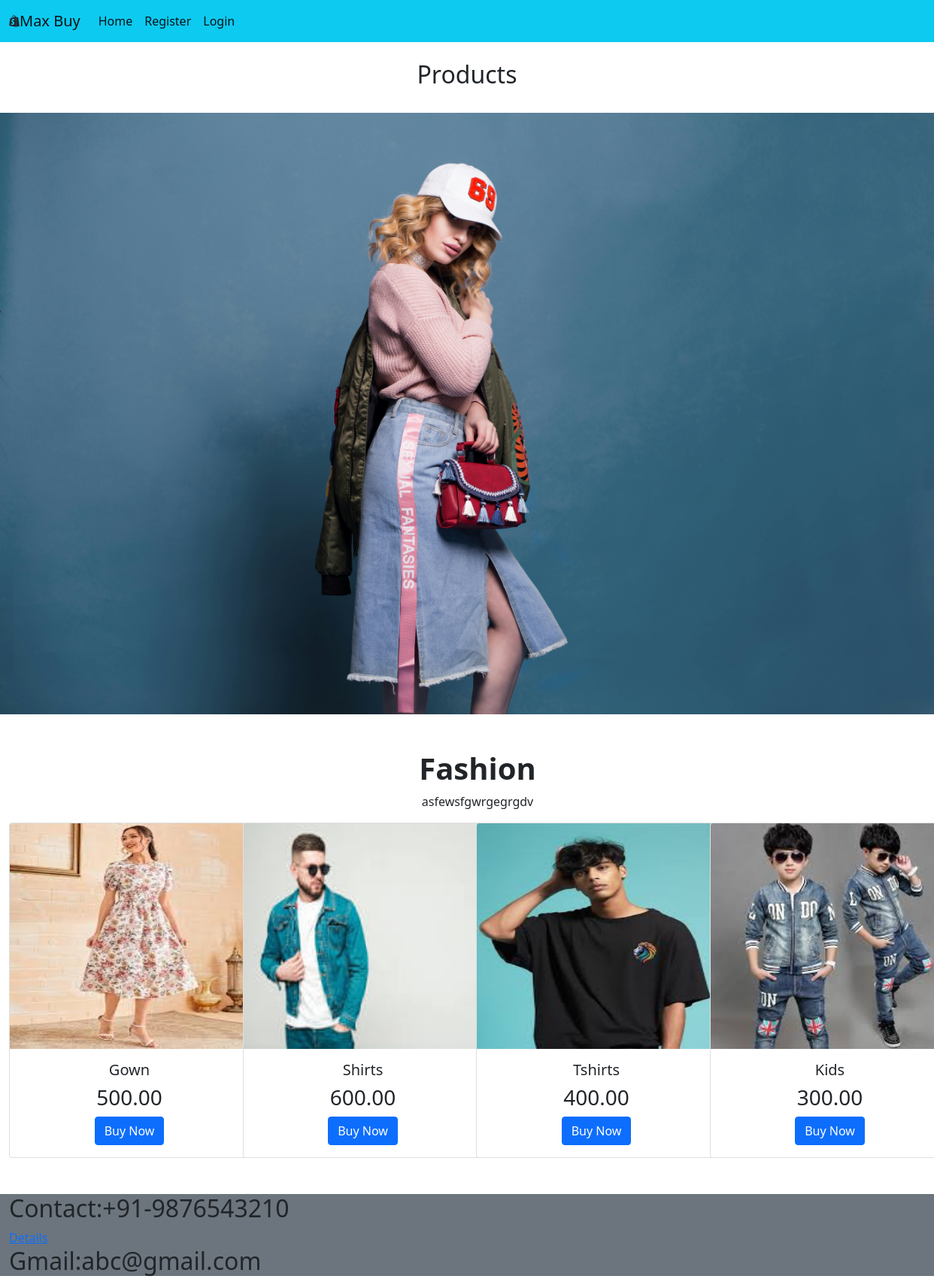
Page /product/1 on the committed database.
### shop/models.py (models this page shows, shortened)
class Category(models.Model):
    name=models.CharField(max_length=30)
    desc=models.TextField()
    image=models.ImageField(upload_to='media/images',blank=True,null=True)

class Product(models.Model):
    name = models.CharField(max_length=30)
    desc = models.TextField()
    image = models.ImageField(upload_to='media/images', blank=True, null=True)
    price=models.DecimalField(max_digits=10,decimal_places=2)
    stock=models.IntegerField()
    available=models.BooleanField(default=True)
    created=models.DateTimeField(auto_now_add=True)
    updated=models.DateTimeField(auto_now=True)
    category=models.ForeignKey(Category,on_delete=models.CASCADE)

### shop/views.py (the view)
# urls.py: path('product/<int:i>',views.product,name='product'),
def product(request,i):
    c = Category.objects.get(id=i)
    p = Product.objects.filter(category=c)
    return render(request,'product.html',{'c' : c, 'p' : p })

### templates/product.html
{% extends 'base.html' %}
{% load static %}
{% block content %}
<center>
<h2>Products</h2>
<br>
<div class="row">
    <img src="{{c.image.url}}" height="800px" width="100%">
</div>
<div class="container-fluid text-center">
    <div class="row mt-5 ms-3">
        <div class="col-md-12">
            <h1 class="text-center fw-bold">{{c.name}}</h1>
            <p style="">{{c.desc}}</p>
        </div>
    </div>
</div>
<div class="container-fluid">
    <div class="row">
        {% for i in p %}
        <div class="col-sm-3">
        <div class="card" style="width: 20rem;">
        <img src="{{i.image.url}}" style="height:300px;" class="card-img-top" alt="...">
            <div class="card-body">
                <h5 class="card-title">{{i.name}}</h5>
                <h3 class="card-text">{{i.price}}</h3>
                <a href="{% url 'shop:product_details' i.id %}" class="btn btn-primary">Buy Now</a>
            </div>
        </div>
        </div>
    {% endfor %}
    </div>
</div>
    </center>
{% endblock %}

### templates/base.html (shortened to what this page needs)
<!DOCTYPE html>
{% load static %}
<html lang="en">
<head>
    <link href="https://cdn.jsdelivr.net/npm/bootstrap@5.0.2/dist/css/bootstrap.min.css" rel="stylesheet">
    <link rel="stylesheet" href="https://cdnjs.cloudflare.com/ajax/libs/font-awesome/6.5.2/css/all.min.css" />
</head>
<body>
<nav class="navbar navbar-expand-lg navbar-light bg-info">
  <div class="container-fluid">
    <i class="fa-brands fa-shopify"></i>
    <a class="navbar-brand" href="#">Max Buy</a>
    <div class="collapse navbar-collapse" id="navbarSupportedContent">
      <ul class="navbar-nav me-auto mb-2 mb-lg-0">
        <li class="nav-item">
          <a class="nav-link active" aria-current="page" href="{% url 'shop:home' %}">Home</a>
        </li>
          {% if user.is_authenticated %}
        <a href="{% url 'cart:cart_views' %}">
        <i class="fa-solid fa-cart-plus" style="font-size:200%;color:white;"></i></a>
        <li class="nav-item">
          <a class="nav-link" href="{% url 'shop:category' %}">All Category</a>
        </li>
        <li class="nav-item">
          <a class="nav-link active" aria-current="page" href="{% url 'shop:user_logout' %}">Logout</a>
        </li>
        <li class="nav-item">
          <a class="nav-link active" aria-current="page" href="{% url 'cart:orderview' %}">Your Orders</a>
        </li>
        <li class="nav-item dropdown">
          <a class="nav-link dropdown-toggle" href="#" id="navbarDropdown" role="button" data-bs-toggle="dropdown" aria-expanded="false">
            Categories
          </a>
          <ul class="dropdown-menu" aria-labelledby="navbarDropdown">
            <li><a class="dropdown-item" href="#">Action</a></li>
            <li><a class="dropdown-item" href="#">Another action</a></li>
            <li><hr class="dropdown-divider"></li>
            <li><a class="dropdown-item" href="#">Something else here</a></li>
          </ul>
        </li>
        <form class="d-flex" method="post" action="{% url 'search:search' %}">
        {% csrf_token %}
        <input class="form-control me-2" type="search" name="q" placeholder="Search" aria-label="Search">
        <button class="btn btn-outline-success" type="submit">Search</button>
      </form>
           </ul>
        </li>
         {% else %}
        <li class="nav-item">
          <a class="nav-link active" aria-current="page" href="{% url 'shop:register' %}">Register</a>
        </li>
        <li class="nav-item">
          <a class="nav-link active" aria-current="page" href="{% url 'shop:user_login' %}">Login</a>
        </li>
        {% endif %}
    </div>
  </div>
</nav><br>
{% block content %}
{% endblock %}
<br><br>
<div class="container-fluid bg-secondary">
    <h2>Contact:+91-9876543210</h2>
    <a href="#">Details</a>
      <h2>Gmail:abc@gmail.com</h2>
</div>
</body>
</html>

### rows in the picture
Category: image (picture), name "Fashion", desc "asfewsfgwrgegrgdv"
Product: image (picture), name "Gown", price "500.00"
Product: image (picture), name "Shirts", price "600.00"
Product: image (picture), name "Tshirts", price "400.00"
Product: image (picture), name "Kids", price "300.00"
